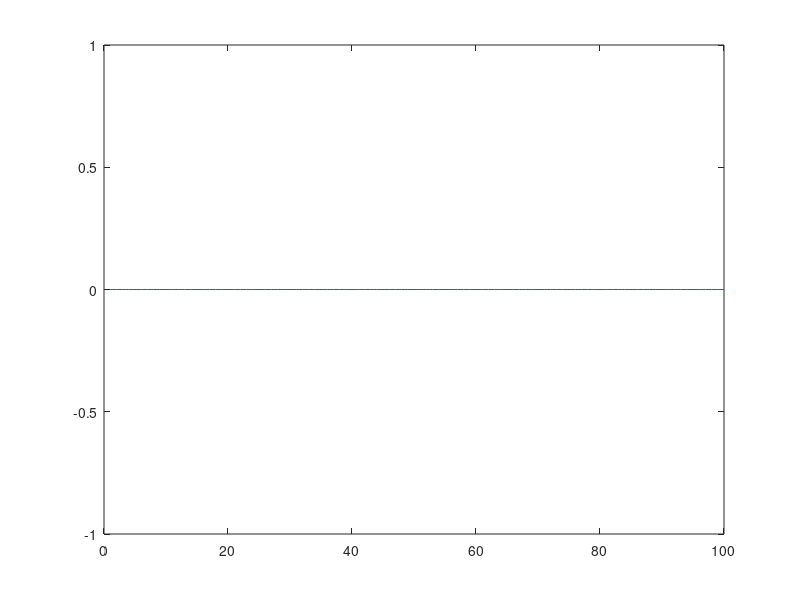
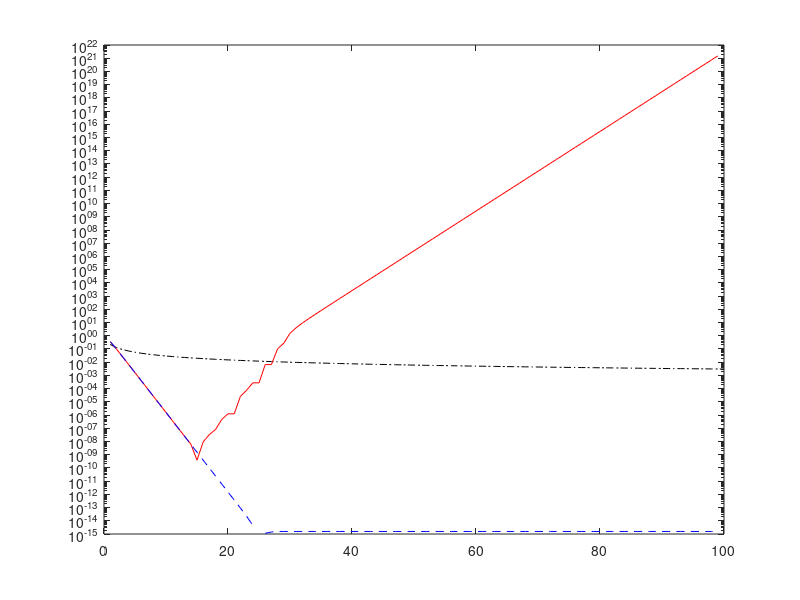

Write the MATLAB code that produced these figures, in order.
clear all;
clc;

n  = 1e+2;

% Costruzione con l'uso del ciclo FOR
Sn1(1) = 1;
for i = 2:n
    Sn1(i) = Sn1(i-1) + 1/i^2;
end

% Possibile costruzione senza l'utilizzo del ciclo
Sn2 = cumsum(1./((1:n).^2));

% Approssimazione di Pi
SN1 = sqrt(6*Sn1);
SN2 = sqrt(6*Sn2);

% Errore relativo con Pi
err_relSn1 = abs(SN1-pi)/pi;
err_relSn2 = abs(SN2-pi)/pi;

% Plot della differenza per mostrare che i due costrutti sono uguali avendo 
% la differenza sempre valore 0 
diff_errZero = err_relSn2 - err_relSn1;
figure;
plot(1:n, diff_errZero)

% Plot in scala logaritmica dell'errore relativo
figure;
semilogy(1:n,err_relSn1,'-.k')


% Costruzione instabile della sequenza ricorsiva
x(1) = 2;
for i=3:n
    x(i-1) = 2^((i-1)-1/2)*sqrt(1-sqrt(1-4^(1-(i-1))*x(i-2)^2));
end

% Costruzione stabile 
y(1) = 2;
for i=3:n
    y(i-1) = sqrt(2)*y(i-2)/sqrt(1+sqrt(1-4^(1-(i-1))*y(i-2)^2));
end

% Calcolo degli errori relativi
err_rel1 = abs(x-pi)/pi;
err_rel2 = abs(y-pi)/pi;

% Plot in scala logaritmica sovrascritti con il precedente 
hold on;
semilogy(1:(n-1),err_rel1,'-r')
semilogy(1:(n-1),err_rel2,'--b')